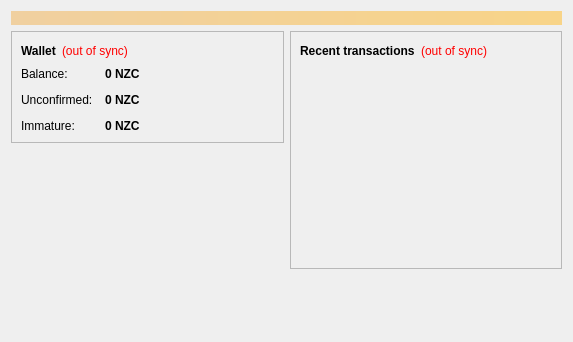
<?xml version="1.0" encoding="UTF-8"?>
<ui version="4.0">
 <class>OverviewPage</class>
 <widget class="QWidget" name="OverviewPage">
  <property name="geometry">
   <rect>
    <x>0</x>
    <y>0</y>
    <width>573</width>
    <height>342</height>
   </rect>
  </property>
  <property name="windowTitle">
   <string>Form</string>
  </property>
  <layout class="QVBoxLayout" name="topLayout">
   <item>
    <widget class="QLabel" name="labelAlerts">
     <property name="visible">
      <bool>false</bool>
     </property>
     <property name="styleSheet">
      <string notr="true">background-color: qlineargradient(x1: 0, y1: 0, x2: 1, y2: 0, stop:0 #F0D0A0, stop:1 #F8D488); color:#000000;</string>
     </property>
     <property name="wordWrap">
      <bool>true</bool>
     </property>
     <property name="margin">
      <number>3</number>
     </property>
    </widget>
   </item>
   <item>
    <layout class="QHBoxLayout" name="horizontalLayout" stretch="1,1">
     <item>
      <layout class="QVBoxLayout" name="verticalLayout_2">
       <item>
        <widget class="QFrame" name="frame">
         <property name="frameShape">
          <enum>QFrame::StyledPanel</enum>
         </property>
         <property name="frameShadow">
          <enum>QFrame::Raised</enum>
         </property>
         <layout class="QVBoxLayout" name="verticalLayout_4">
          <item>
           <layout class="QHBoxLayout" name="horizontalLayout_4">
            <item>
             <widget class="QLabel" name="label_5">
              <property name="font">
               <font>
                <weight>75</weight>
                <bold>true</bold>
               </font>
              </property>
              <property name="text">
               <string>Wallet</string>
              </property>
             </widget>
            </item>
            <item>
             <widget class="QLabel" name="labelWalletStatus">
              <property name="toolTip">
               <string>The displayed information may be out of date. Your wallet automatically synchronizes with the NewZealandCoin network after a connection is established, but this process has not completed yet.</string>
              </property>
              <property name="styleSheet">
               <string notr="true">QLabel { color: red; }</string>
              </property>
              <property name="text">
               <string notr="true">(out of sync)</string>
              </property>
              <property name="alignment">
               <set>Qt::AlignLeading|Qt::AlignLeft|Qt::AlignVCenter</set>
              </property>
             </widget>
            </item>
            <item>
             <spacer name="horizontalSpacer_2">
              <property name="orientation">
               <enum>Qt::Horizontal</enum>
              </property>
              <property name="sizeHint" stdset="0">
               <size>
                <width>40</width>
                <height>20</height>
               </size>
              </property>
             </spacer>
            </item>
           </layout>
          </item>
          <item>
           <layout class="QFormLayout" name="formLayout_2">
            <property name="fieldGrowthPolicy">
             <enum>QFormLayout::AllNonFixedFieldsGrow</enum>
            </property>
            <property name="horizontalSpacing">
             <number>12</number>
            </property>
            <property name="verticalSpacing">
             <number>12</number>
            </property>
            <item row="0" column="0">
             <widget class="QLabel" name="label">
              <property name="text">
               <string>Balance:</string>
              </property>
             </widget>
            </item>
            <item row="0" column="1">
             <widget class="QLabel" name="labelBalance">
              <property name="font">
               <font>
                <weight>75</weight>
                <bold>true</bold>
               </font>
              </property>
              <property name="cursor">
               <cursorShape>IBeamCursor</cursorShape>
              </property>
              <property name="toolTip">
               <string>Your current balance</string>
              </property>
              <property name="text">
               <string notr="true">0 NZC</string>
              </property>
              <property name="textInteractionFlags">
               <set>Qt::LinksAccessibleByMouse|Qt::TextSelectableByKeyboard|Qt::TextSelectableByMouse</set>
              </property>
             </widget>
            </item>
            <item row="1" column="0">
             <widget class="QLabel" name="label_3">
              <property name="text">
               <string>Unconfirmed:</string>
              </property>
             </widget>
            </item>
            <item row="1" column="1">
             <widget class="QLabel" name="labelUnconfirmed">
              <property name="font">
               <font>
                <weight>75</weight>
                <bold>true</bold>
               </font>
              </property>
              <property name="cursor">
               <cursorShape>IBeamCursor</cursorShape>
              </property>
              <property name="toolTip">
               <string>Total of transactions that have yet to be confirmed, and do not yet count toward the current balance</string>
              </property>
              <property name="text">
               <string notr="true">0 NZC</string>
              </property>
              <property name="textInteractionFlags">
               <set>Qt::LinksAccessibleByMouse|Qt::TextSelectableByKeyboard|Qt::TextSelectableByMouse</set>
              </property>
             </widget>
            </item>
            <item row="2" column="0">
             <widget class="QLabel" name="labelImmatureText">
              <property name="text">
               <string>Immature:</string>
              </property>
             </widget>
            </item>
            <item row="2" column="1">
             <widget class="QLabel" name="labelImmature">
              <property name="font">
               <font>
                <weight>75</weight>
                <bold>true</bold>
               </font>
              </property>
              <property name="toolTip">
               <string>Mined balance that has not yet matured</string>
              </property>
              <property name="text">
               <string notr="true">0 NZC</string>
              </property>
              <property name="textInteractionFlags">
               <set>Qt::LinksAccessibleByMouse|Qt::TextSelectableByKeyboard|Qt::TextSelectableByMouse</set>
              </property>
             </widget>
            </item>
           </layout>
          </item>
         </layout>
        </widget>
       </item>
       <item>
        <spacer name="verticalSpacer">
         <property name="orientation">
          <enum>Qt::Vertical</enum>
         </property>
         <property name="sizeHint" stdset="0">
          <size>
           <width>20</width>
           <height>40</height>
          </size>
         </property>
        </spacer>
       </item>
      </layout>
     </item>
     <item>
      <layout class="QVBoxLayout" name="verticalLayout_3">
       <item>
        <widget class="QFrame" name="frame_2">
         <property name="frameShape">
          <enum>QFrame::StyledPanel</enum>
         </property>
         <property name="frameShadow">
          <enum>QFrame::Raised</enum>
         </property>
         <layout class="QVBoxLayout" name="verticalLayout">
          <item>
           <layout class="QHBoxLayout" name="horizontalLayout_2">
            <item>
             <widget class="QLabel" name="label_4">
              <property name="text">
               <string>&lt;b&gt;Recent transactions&lt;/b&gt;</string>
              </property>
             </widget>
            </item>
            <item>
             <widget class="QLabel" name="labelTransactionsStatus">
              <property name="toolTip">
               <string>The displayed information may be out of date. Your wallet automatically synchronizes with the NewZealandCoin network after a connection is established, but this process has not completed yet.</string>
              </property>
              <property name="styleSheet">
               <string notr="true">QLabel { color: red; }</string>
              </property>
              <property name="text">
               <string notr="true">(out of sync)</string>
              </property>
              <property name="alignment">
               <set>Qt::AlignRight|Qt::AlignTrailing|Qt::AlignVCenter</set>
              </property>
             </widget>
            </item>
            <item>
             <spacer name="horizontalSpacer">
              <property name="orientation">
               <enum>Qt::Horizontal</enum>
              </property>
              <property name="sizeHint" stdset="0">
               <size>
                <width>40</width>
                <height>20</height>
               </size>
              </property>
             </spacer>
            </item>
           </layout>
          </item>
          <item>
           <widget class="QListView" name="listTransactions">
            <property name="styleSheet">
             <string notr="true">QListView { background: transparent; }</string>
            </property>
            <property name="frameShape">
             <enum>QFrame::NoFrame</enum>
            </property>
            <property name="verticalScrollBarPolicy">
             <enum>Qt::ScrollBarAlwaysOff</enum>
            </property>
            <property name="horizontalScrollBarPolicy">
             <enum>Qt::ScrollBarAlwaysOff</enum>
            </property>
            <property name="selectionMode">
             <enum>QAbstractItemView::NoSelection</enum>
            </property>
           </widget>
          </item>
         </layout>
        </widget>
       </item>
       <item>
        <spacer name="verticalSpacer_2">
         <property name="orientation">
          <enum>Qt::Vertical</enum>
         </property>
         <property name="sizeHint" stdset="0">
          <size>
           <width>20</width>
           <height>40</height>
          </size>
         </property>
        </spacer>
       </item>
      </layout>
     </item>
    </layout>
   </item>
  </layout>
 </widget>
 <resources/>
 <connections/>
</ui>
